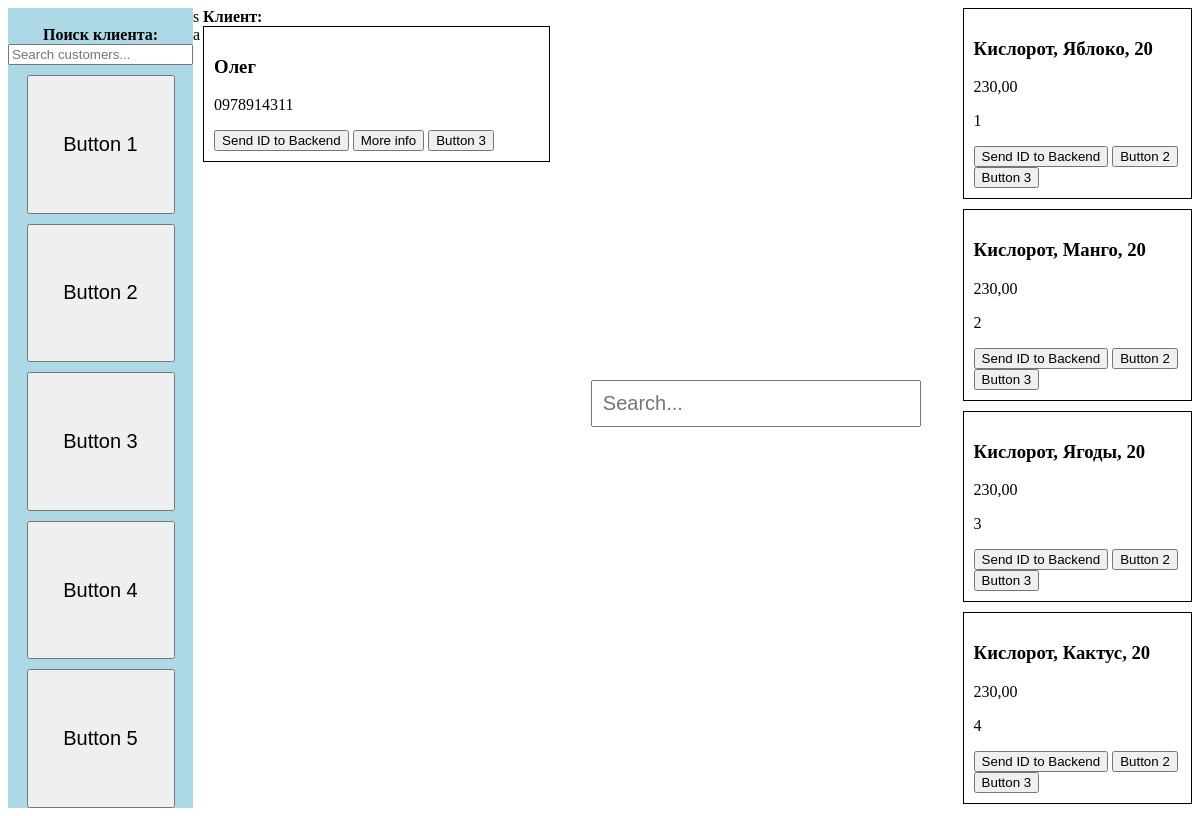
The page / on the database its author committed.
### loyality/models.py (models this page shows)
class Customers(models.Model):
    phone = models.CharField(max_length=9)
    name = models.CharField(max_length=20)
    birthDay = models.CharField(max_length=10)
    chatID = models.IntegerField()
    total_amount = models.IntegerField()
    discont = models.IntegerField()
    date = models.DateTimeField()
    cachBack = models.FloatField()

class Sklad(models.Model):
    name = models.CharField('Название', max_length=50, db_index=True)
    date = models.DateField(default=timezone.now)
    price = models.DecimalField(max_digits=10, decimal_places=2)
    count = models.IntegerField('Кол-во')
    nikotin = models.IntegerField('Никотин мг', blank=True, null=True)
    total_count = models.IntegerField('Всего', blank=True, null=True)
    count_of_sold = models.IntegerField(default='0', blank=True, null=True)
    info = models.TextField('Доп.информация', max_length=250, blank=True, null=True)
    img = models.ImageField(upload_to='img/', null=True, blank=True, default="img/salt.jpg")
    type = models.TextField('Тип продукции', blank=True, null=True, default='Mix')
    available = models.BooleanField(default=True)
    created = models.DateTimeField(auto_now_add=True)
    updated = models.DateTimeField(auto_now=True)
    model_name = 'BLiquid'
    tag = models.CharField('Теги:', max_length=200, blank=True, null=True)

### loyality/views.py (the view)
# urls.py: path('', main, name=''),
@csrf_exempt
def main(request):
    date = Sklad.objects.filter()
    customers = Customers.objects.filter()
    js = {'kot': {'name': 'oleg', 'phone': '0978914311'}}
    return render(request, 'main2.html', {"date": date, 'customers': customers, 'js':js})

### loyality/templates/main2.html (shortened to what this page needs)
<!DOCTYPE html>
<html>
<head>
</head>
<body>
<div class="container">
    <div class="left">
        <br>
        <b>Поиск клиента: </b><input type="text" id="search-inputCustomers" placeholder="Search customers...">
        <button>Button 1</button>
        <button>Button 2</button>
        <button>Button 3</button>
        <button>Button 4</button>
        <button>Button 5</button>
    </div>
s
a
    <div class="centerCustomers">
        <b>Клиент: </b>
        {% for item in customers %}
        <div class="resultCustomer">
            <h3>{{ item.name }}</h3>
            <p>{{ item.phone }}</p>
            <button onclick="getCustomer('{{ item.id }}')">Send ID to Backend</button>
            <button id="myButton-{{item.id}}" value="{{ item.id }}">More info</button>
            <button>Button 3</button>
        </div>
        {% empty %}
        <p>No items found.</p>
        {% endfor %}
    </div>
    <div class="center">
        <input type="text" id="search-input" placeholder="Search...">
    </div>
    <div class="right">
        {% for item in date %}
        <div class="result">
            <h3>{{ item.name }}</h3>
            <p>{{ item.price }}</p>
            <p>{{ item.id }}</p>
            <button onclick="sendToBackend('{{ item.id }}')">Send ID to Backend</button>
            <button>Button 2</button>
            <button>Button 3</button>
        </div>
        {% empty %}
        <p>No items found.</p>
        {% endfor %}
    </div>
</div>
</body>
</html>

### loyality/templates/main2.html (style rules this page uses)
* { box-sizing: border-box; }
.container { display: flex; flex-direction: row; height: 100vh; }
.left { display: flex; flex-direction: column; justify-content: space-between; align-items: center; background-color: lightblue; width: 20%; }
.left button { margin-top: 10px; height: 20%; width: 80%; font-size: 20px; }
.center { display: flex; flex-direction: column; justify-content: center; align-items: center; width: 60%; }
.center input { width: 80%; padding: 10px; font-size: 20px; margin-bottom: 10px; }
.right { overflow-y: scroll; width: 33.33%; height: 100%; }
.centerCustomers { display: flex; flex-direction: column; justify-content: start; align-items: top; width: 20%; overflow-y: scroll; width: 50.33%; height: 20%; }
.result { margin-bottom: 10px; padding: 10px; border: 1px solid black; }
.result { position: relative; margin-bottom: 10px; padding: 10px; border: 1px solid black; }
.resultCustomer { margin-bottom: 10px; padding: 10px; border: 1px solid black; }
.resultCustomer { position: relative; margin-bottom: 10px; padding: 10px; border: 1px solid black; }

### rows shown on the page
Customers: name "Олег", phone "0978914311", {{ item.id }} 51 (drawn)
Sklad: name "Кислорот, Яблоко, 20", price "230,00", id "1"
Sklad: name "Кислорот, Манго, 20", price "230,00", id "2"
Sklad: name "Кислорот, Ягоды, 20", price "230,00", id "3"
Sklad: name "Кислорот, Кактус, 20", price "230,00", id "4"
